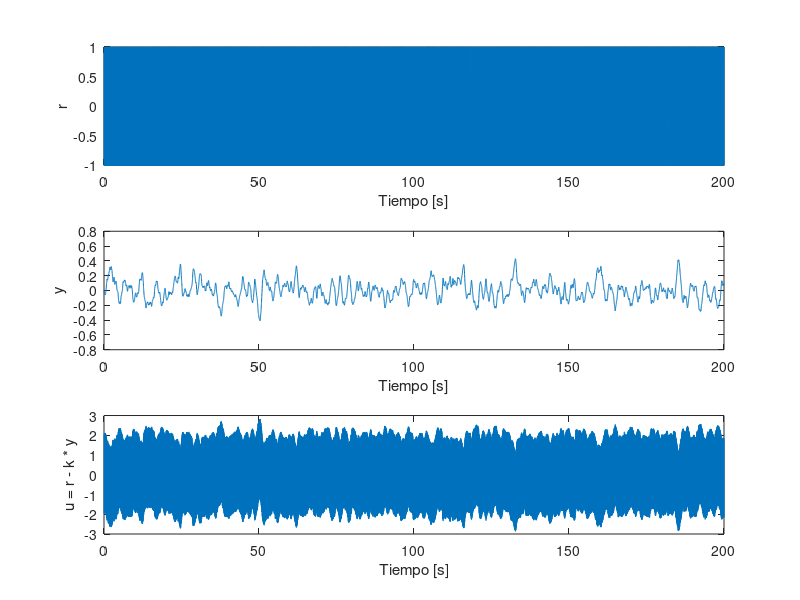
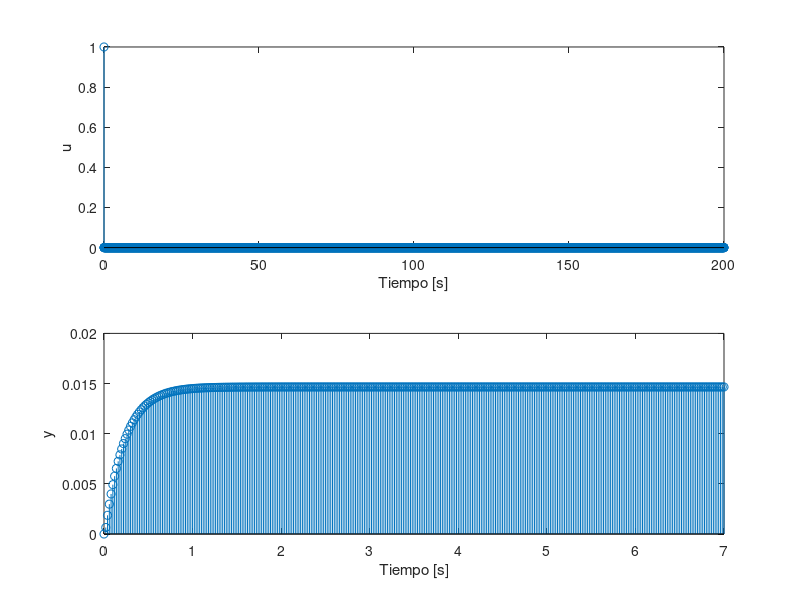

Here is the MATLAB script that generated these plots, in order: (Note: this script raises an error after producing the figures.)
clear; clc, close all;

A = [0, 1; 0, -0.15/(33/1000)];
B = [0; 0.34 * 9.8];
C = [1, 0];
D = 0;

fs = 50;              % Frecuencia de muestreo [Hz]
Ts = 1/fs;            % Periodo de muestreo [s]


N = 10000; %Largo de la muestra a utilizar

t = (0:N-1)'*Ts; %Vector de tiempos

amplitud = 1; %Amplitud del ruido
rng(2); %Semilla para replicabilidad
r = amplitud*sign(randn(N,1)); %Señal de entrada: signo de una gaussiana

sys_c = ss(A,B,C,D);
sys_or_d = c2d(sys_c,Ts,'zoh');
k = 2; %ganancia del controlador
controlador = tf(k); %Obs: con el controlador creo que terminé identificando la respuesta al impulso del sistema realimentado.
%sistema r --> y
sys_ry_c = feedback(controlador * sys_c, 1);
sys_ry = c2d(sys_ry_c,Ts,'zoh');

%sistema r --> u
sys_ru_c = feedback(controlador, sys_c);
sys_ru = c2d(sys_ru_c, Ts, 'ZOH');

% Simular
y = lsim(sys_ry,r,t);

u = lsim(sys_ru, r, t);
% Graficar
figure;
subplot(3,1,1)
plot(t,r)
xlabel('Tiempo [s]')
ylabel('r')

subplot(3,1,2)
plot(t,y)
xlabel('Tiempo [s]')
ylabel('y')

subplot(3, 1, 3);
plot(t, u);
xlabel('Tiempo [s]');
ylabel('u = r - k * y');

%% Simulo rta al impulso

u_imp = zeros(N, 1);
u_imp(1) = 1;
h_real = lsim(sys_or_d, u_imp, t);

figure;
subplot(2,1,1)
stem(t,u_imp)
xlabel('Tiempo [s]')
ylabel('u')

subplot(2,1,2)
stem(t,h_real)
xlabel('Tiempo [s]')
xlim([0, 7]);
ylabel('y')

lags = 9999; %lags a considerar
[h_cor, R, ~] = cra([dtrend(y, 0), dtrend(u, 0)], lags, 0, 0);
% R --> Matriz con autocovarianzas y covarianzas cruzadas
% R(:, 1) --> indices de lag || R(:, 2) --> R_yy || R(:, 3) --> R_uu || R(:, 4) -->
% R_yu ||

% Comparación con la respuesta al impulso del modelo
figure;
plot([h_real(1:lags) h_cor(1:lags)],'LineWidth',2);
xlim([0, 1000]);
grid;
legend('Respuesta al impulso','Estimación por correlación', 'Location', 'southeast')

figure;
cra(R);

%% Identificación no paramétrica en frecuencia

%ETFE: cociente de DFT´s
z = iddata(y,r,1);
H_etfe = etfe(z);

% Welch. Cociente de PSD´s
Pyu = cpsd(y,r);
Puu = pwelch(r);
H_welch = Pyu./Puu;
w_welch = (0:length(H_welch)-1)'*pi/length(H_welch);
H_welch  = frd(H_welch ,w_welch);

% Respuesta en frecuencia del correlograma
N = 256;
H_cor = fft(h_cor,N);
w_cor = (0:N-1)'*2*pi/N;
H_cor = frd(H_cor,w_cor);

figure
bode(w_cor,H_etfe,H_welch, H_cor, sys_c)
grid on;

ylim([-360, 360]);


legend('ETFE','Welch', 'Correlograma', 'Modelo')
title('Espectros')
h = findobj(gcf,'type','line');
set(h,'linewidth',2);
